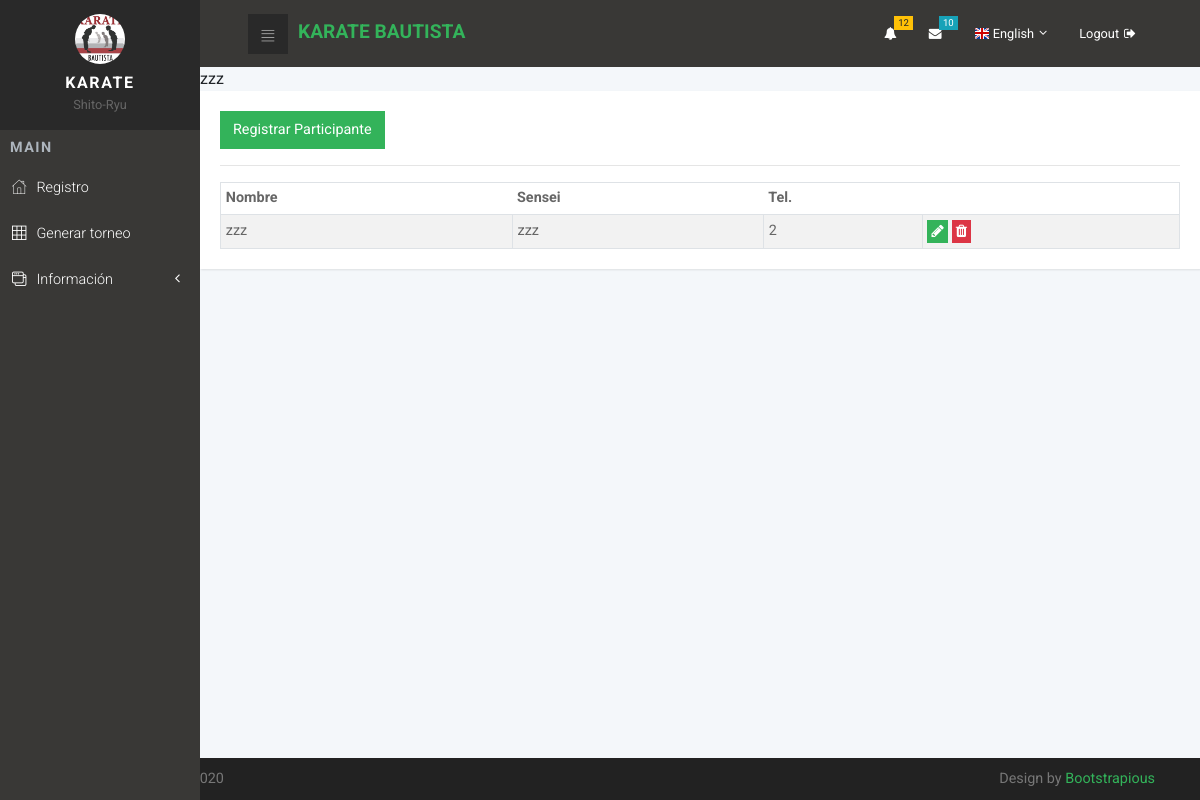
The app's page /dojo/5/ with its own data.
### dojo/models.py (models this page shows, shortened)
class DojoModel(models.Model):
    NombreDojo = models.CharField(max_length=50, verbose_name="Nombre")
    NombreSensei= models.CharField(max_length=50, verbose_name="Sensei")
    Tel= models.IntegerField(verbose_name="Tel.")
    create = models.DateTimeField(auto_now_add=True, verbose_name="Creación")
    update = models.DateTimeField(auto_now=True, verbose_name="Actualización")

### dojo/views.py (the view)
# urls.py: path('<int:pk>/', DojoInf_List.as_view(), name='view'),
class DojoInf_List(ListView):
    template_name = "dojo/dojomodel_inf.html"
    model = DojoModel
    def get_queryset(self):
        qs = super().get_queryset()
        qss = get_list_or_404(qs.filter(pk=self.kwargs['pk']))
        return qss
    def get_context_data(self, **kwargs):
        context = super().get_context_data(**kwargs)
        context['query2'] = DojoModel.objects.get(pk=self.kwargs['pk'])
        return context

### dojo/templates/dojo/dojomodel_inf.html (shortened to what this page needs)
{% extends 'Core/base.html' %}
{% block content %}
{{query2.NombreDojo}}
<br>
              <div class="card">
                <div class="card-body">
                  <button id="create-participante" class="btn btn-primary" type="button" name="button">Registrar Participante</button>
                  <hr>
                    <table id="table_id" class="table table-striped table-sm table-bordered"></div>
                      <thead></div>
                        <tr>
                            <th>Nombre</th>
                            <th>Sensei</th>
                            <th>Tel.</th>
                            <th></th>
                        </tr>
                      </thead></div>
                      <tbody></div>
                         {% for form_m in object_list %}
                          <tr>
                              <td>{{form_m.NombreDojo}}</td>
                              <td>{{form_m.NombreSensei}}</td>
                              <td>{{form_m.Tel}}</td>
                             <td>
                               <button type="button" style="padding: 0rem 0.2rem" class="update-dojo bs-modal btn btn-primary" data-form-url="{% url 'dojo:update' form_m.pk %}">
                                  <span class="fa fa-pencil"></span>
                                  </button>
                                  <button type="button" style="padding: 0rem 0.2rem" class="delete-book bs-modal btn btn-danger" data-form-url="{% url 'dojo:update' form_m.pk %}">
                                  <span class="fa fa-trash"></span></button>
                                </td>
                            </tr>
                          {% endfor %}
                      </tbody></div>
{% endblock %}

### core/static/core/css/style.default.css (style rules this page uses)
body { overflow-x: hidden; }
span { display: inline-block; }
table { font-size: 0.9em; color: #666; }
.card { margin-bottom: 30px; -webkit-box-shadow: 1px 1px 2px rgba(0, 0, 0, 0.1); box-shadow: 1px 1px 2px rgba(0, 0, 0, 0.1); }
button { cursor: pointer; }
.table { margin-bottom: 0; color: #666; }
.table td, .table th { border-color: #dee2e6; }
.table thead th { border: none; }
.table-striped tbody tr { -webkit-transition: all 0.3s; transition: all 0.3s; }
.table-bordered td, .table-bordered th { border-color: #dee2e6; }
.btn { font-weight: 400; border: 1px solid transparent; padding: 0.45rem 0.75rem; font-size: 0.9rem; line-height: 1.5; border-radius: 0; -webkit-transition: color 0.15s ease-in-out, background-color 0.15s ease-in-out, border-color 0.15s ease-in-out, -webkit-box-shadow 0.15s ease-in-out; transition: color 0.15s ease-in-out, background-color 0.15s ease-in-out, border-color 0.15s ease-in-out, -webkit-box-shadow 0.15s ease-in-out; transition: color 0.15s ease-in-out, background-color 0.15s ease-in-out, border-color 0.15s ease-in-out, box-shadow 0.15s ease-in-out; transition: color 0.15s ease-in-out, background-color 0.15s ease-in-out, border-color 0.15s ease-in-out, box-shadow 0.15s ease-in-out, -webkit-box-shadow 0.15s ease-in-out; }
.btn-primary { color: #fff; background-color: #33b35a; border-color: #33b35a; }
.btn-danger { color: #fff; background-color: #dc3545; border-color: #dc3545; }
body { font-family: "Roboto", sans-serif; font-size: 1rem; font-weight: 400; line-height: 1.5; color: #212529; background-color: #fff; }
hr { border-top: 1px solid rgba(0, 0, 0, 0.1); }
.card { background-color: #fff; border: 0 solid #eee; border-radius: 0; }
.card-body { padding: 1.25rem; }

### records on screen
DojoModel: NombreDojo "zzz", NombreSensei "zzz", Tel "2"
